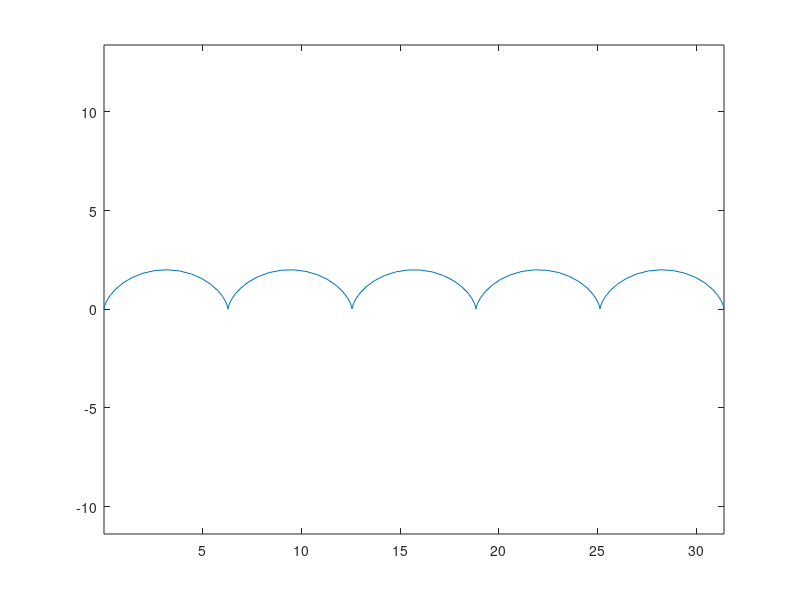
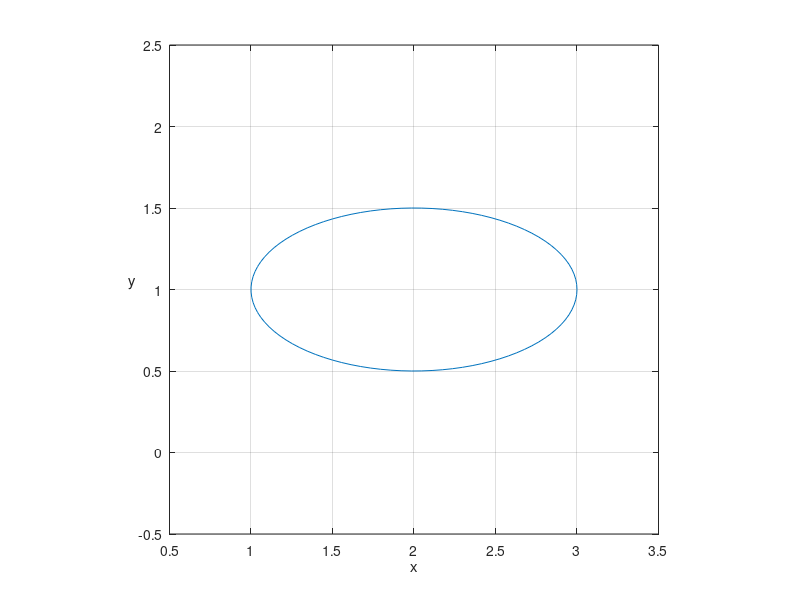
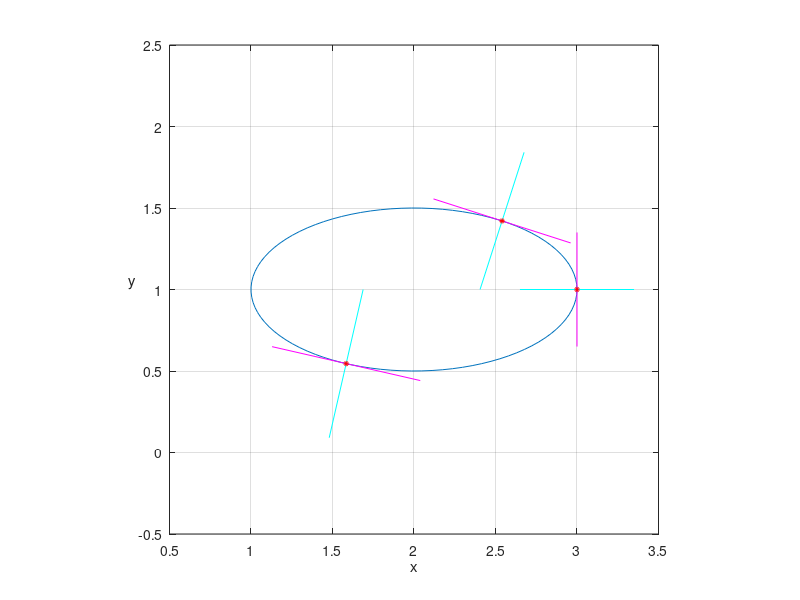

MATLAB code to generate these figures, in order:
%% Parametiserade kurvor Anton Hedén
clc
disp('Parametiserade kurvor Anton Hedén')
disp('--------------------')

%% Uppgift 1
disp('Uppgift 1')
disp(' ')

figure(1)
t=linspace(0,10*pi);
x=t-sin(t); y=1-cos(t);
plot(x,y)
axis equal


disp('--------------------')
%% Uppgift 2
disp('Uppgift 2')
disp(' ')

figure(2)
t=linspace(0,2*pi,100);
a=1;
b=0.5;
p=2;
q=1;
x=a*cos(t)+p; y=b*sin(t)+q;
plot(x,y)
grid on
xlabel('x'), ylabel('y','rotation',0)
axis equal, axis([-1.5+p 1.5+p -1.5+q 1.5+q])


disp('--------------------')
%% Uppgift 3
disp('Uppgift 3')
disp(' ')

figure(3)
t=linspace(0,2*pi,100);
a=1;
b=0.5;
p=2;
q=1;
x=a*cos(t)+p; y=b*sin(t)+q;
plot(x,y)
grid on
xlabel('x'), ylabel('y','rotation',0)
axis equal, axis([-1.5+p 1.5+p -1.5+q 1.5+q])

% Första
t0=1; s=[-0.5 0.5];
x0=a*cos(t0)+p; y0=b*sin(t0)+q;
dx0=-a*sin(t0); dy0=b*cos(t0);
hold on
plot(x0+s*dx0,y0+s*dy0,'m') % tangenten
plot(x0+s*dy0,y0-s*dx0,'c') % normalen
plot(x0,y0,'ro','markersize',2,'linewidth',2)


% Andra
t0=0; s=[-0.7 0.7];
x0=a*cos(t0)+p; y0=b*sin(t0)+q;
dx0=-a*sin(t0); dy0=b*cos(t0);
plot(x0+s*dx0,y0+s*dy0,'m') % tangenten
plot(x0+s*dy0,y0-s*dx0,'c') % normalen
plot(x0,y0,'ro','markersize',2,'linewidth',2)

% Tredje
t0=-2; s=[-0.5 0.5];
x0=a*cos(t0)+p; y0=b*sin(t0)+q;
dx0=-a*sin(t0); dy0=b*cos(t0);
plot(x0+s*dx0,y0+s*dy0,'m') % tangenten
plot(x0+s*dy0,y0-s*dx0,'c') % normalen
plot(x0,y0,'ro','markersize',2,'linewidth',2)



disp('--------------------')
%% Uppgift 4
disp('Uppgift 4')
disp(' ')


a=1;
b=0.5;
p=2;
q=1;
n=10 % antal punkter
t=linspace(0,2*pi,n);
x=a*cos(t)+p; y=b*sin(t)+q;
% x=cos(t)+p; y=sin(t)+q;
L=sum(sqrt(diff(x).^2+diff(y).^2))


n=100 % antal punkter
t=linspace(0,2*pi,n);
x=a*cos(t)+p; y=b*sin(t)+q;
% x=cos(t)+p; y=sin(t)+q;
L=sum(sqrt(diff(x).^2+diff(y).^2))% differansen i x   mellan xn-1 och xn sedan phytagorosatsen

disp('Desto fler punkter desto närmare den exakta omkretsen underifrån')




disp('--------------------')